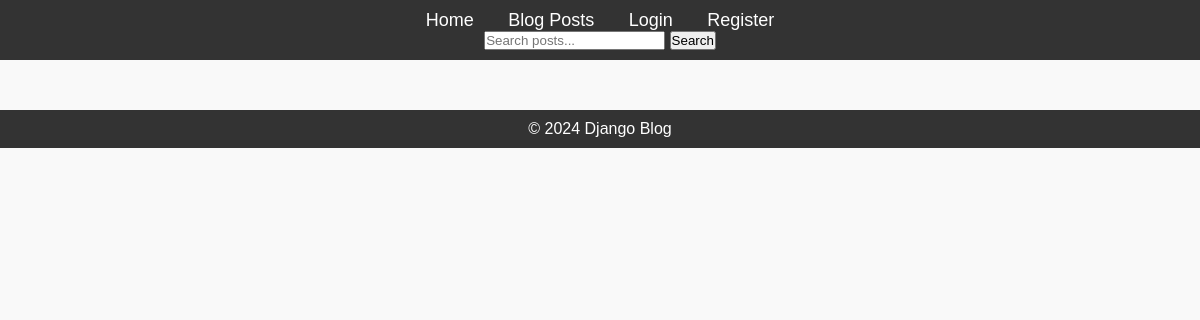
/, run on an earlier commit of the app's database.
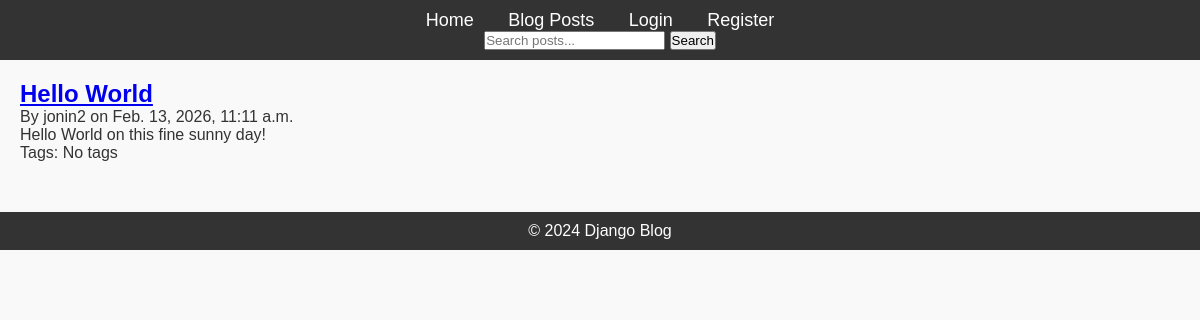
And on a later commit of the database.
### blog/models.py (models this page shows, shortened)
class Post(models.Model):
    title = models.CharField(max_length=200)
    content = models.TextField()
    published_date = models.DateTimeField(auto_now_add=True)
    author = models.ForeignKey(User, on_delete=models.CASCADE)
    tags = TaggableManager()

### blog/views.py (the view)
# urls.py: path('', PostListView.as_view(), name='post-list'),
class PostListView(ListView):
    model = Post
    template_name = 'blog/post_list.html'
    context_object_name = 'posts'
    ordering = ['-published_date']

### blog/templates/blog/post_list.html
{% extends "blog/base.html" %}
{% block content %}
  {% for post in posts %}
      <article>
        <h2><a href="{% url 'post-detail' post.pk %}">{{ post.title }}</a></h2>
        <p>By {{ post.author }} on {{ post.published_date }}</p>
        <p>{{ post.content|truncatewords:30 }}</p>
      </article>
      <p class="tags">
        Tags:
        {% for tag in posts.tags.all %}
          <a href="{% url 'posts-by-tag' tag.name %}">{{ tag.name }}</a>
          {% if not forloop.last %}, {% endif %}
        {% empty %}
          No tags
        {% endfor %}
      </p>
  {% endfor %}
{% endblock %}

### blog/templates/blog/base.html (shortened to what this page needs)
{% load static %}
<!DOCTYPE html>
<html lang="en">
<head>
    <link rel="stylesheet" href="{% static 'css/styles.css' %}">
</head>
<body>
    <header>
        <nav>
            <ul>
                <li><a href="{% url 'post-list' %}">Home</a></li>
                <li><a href="{% url 'post-list' %}">Blog Posts</a></li>
                {% if user.is_authenticated %}
                    <li><a href="{% url 'profile' %}">Profile</a></li>
                    <li><a href="{% url 'logout' %}">Logout</a></li>
                {% else %}
                    <li><a href="{% url 'login' %}">Login</a></li>
                    <li><a href="{% url 'register' %}">Register</a></li>
                {% endif %}
            </ul>
            <form action="{% url 'search' %}" method="GET">
                <input type="text" name="q" placeholder="Search posts...">
                <button type="submit">Search</button>
            </form>
        </nav>
    </header>
    <div class="content">
        {% block content %}{% endblock %}
    </div>
    <footer>
        <p>&copy; 2024 Django Blog</p>
    </footer>
</body>
</html>

### blog/static/css/styles.css (style rules this page uses)
* { margin: 0; padding: 0; box-sizing: border-box; }
body { font-family: Arial, sans-serif; background-color: #f9f9f9; color: #333; }
header { background-color: #333; padding: 10px; text-align: center; }
header nav ul { list-style-type: none; }
header nav ul li { display: inline; margin: 0 15px; }
header nav ul li a { color: white; text-decoration: none; font-size: 18px; }
.content { margin: 20px; }
footer { text-align: center; margin-top: 50px; padding: 10px; background-color: #333; color: white; }

What changed in the data, as far as the page shows it:
added Post: title "Hello World", author "jonin2", published_date "Feb. 13, 2026, 11:11 a.m.", content "Hello World on this fine sunny day!"
